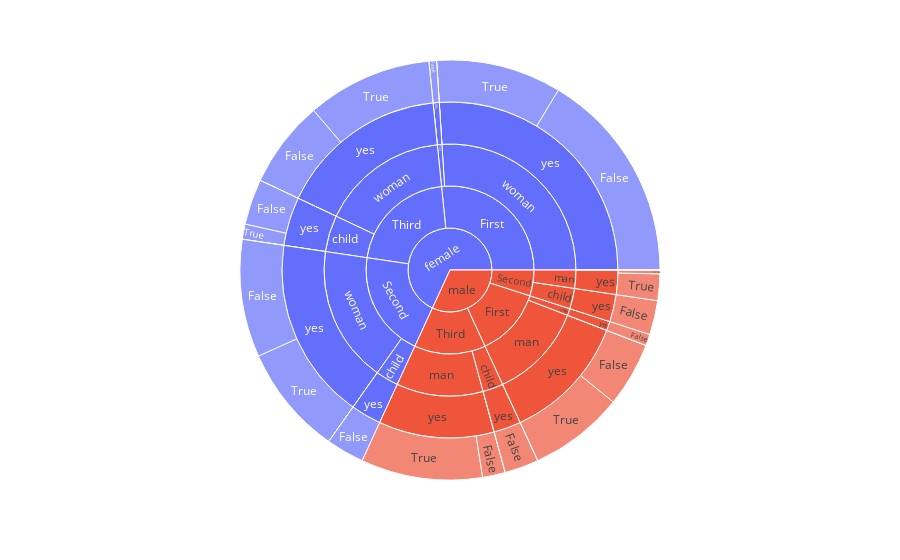

The notebook cell saved with this chart:
### Code cell
# sunburst plot in titanic dataset:
fig = px.sunburst(df,path=['sex','class', 'who','alive', 'alone'],values='survived',color='sex')
fig.show()

### Figure 1 — Plotly figure (JSON) as saved in the notebook; plotly's stock layout.template omitted (floating-point values rounded to 4 significant figures)
{"data": [{"branchvalues": "total", "customdata": [["female"], ["female"], ["female"], ["female"], ["female"], ["female"], ["female"], ["female"], ["female"], ["female"], ["female"], ["female"], ["female"], ["female"], ["female"], ["female"], ["female"], ["female"], ["female"], ["female"], ["female"], ["female"], ["female"], ["female"], ["female"], ["female"], ["female"], ["female"], ["female"], ["female"], ["female"], ["female"], ["female"], ["female"], ["female"], ["female"], ["female"], ["female"], ["female"], ["female"], ["male"], ["male"], ["male"], ["male"], ["male"], ["male"], ["male"], ["male"], ["male"], ["male"], ["male"], ["male"], ["male"], ["male"], ["male"], ["male"], ["male"], ["male"], ["male"], ["male"], ["male"], ["male"], ["male"], ["male"], ["male"], ["male"], ["male"], ["male"], ["male"], ["male"], ["male"], ["male"], ["male"], ["male"], ["male"], ["male"], ["male"]], "domain": {"x": [0, 1], "y": [0, 1]}, "hovertemplate": "labels=%{label}<br>survived=%{value}<br>parent=%{parent}<br>id=%{id}<br>sex=%{customdata[0]}<extra></extra>", "ids": ["female/Third/woman/yes", "female/Second/woman/no/True", "female/First/child/no/False", "female/First/child/yes/False", "female/First/woman/no/False", "female/First/woman/yes", "female/Second/child/yes", "female/Third/child/yes", "female/Third/child/no", "female/Second/woman/yes", "female/Third/woman/no", "female/Second/woman/no", "female/First/woman/no", "female/First/child/no", "female/First/child/yes", "female/First/woman", "female/Third/woman", "female/Second/child", "female/Third/child", "female/Second/woman", "female/First/child", "female/First", "female/Third", "female/Second", "female/First/woman/no/True", "female/Third/woman/no/True", "female", "female/Second/woman/yes/True", "female/Third/child/no/True", "female/First/woman/yes/False", "female/Third/woman/no/False", "female/Third/woman/yes/True", "female/Second/woman/yes/False", "female/Second/woman/no/False", "female/First/woman/yes/True", "female/Third/child/yes/False", "female/Third/child/yes/True", "female/Second/child/yes/False", "female/Third/woman/yes/False", "female/Third/child/no/False", "male/Third/man", "male/First/man", "male/Third/child", "male/Third/child/yes/False", "male/Second/man", "male/Second/child", "male/First/man/no/True", "male/First/child", "male/Third", "male/Third/man/no/True", "male/First", "male/Second", "male/First/child/yes", "male/Third/child/no/False", "male/Second/child/yes", "male/Third/child/yes", "male/First/man/yes/False", "male/Second/child/yes/False", "male/Third/man/yes/False", "male/First/child/yes/False", "male/Second/man/yes/False", "male/Third/child/no/True", "male/Third/man/no", "male/Third/man/yes/True", "male", "male/First/man/no", "male/Third/child/no", "male/First/man/no/False", "male/First/man/yes/True", "male/Second/man/yes", "male/Second/man/no/True", "male/Second/man/no", "male/First/man/yes", "male/Third/man/yes", "male/Second/man/no/False", "male/Second/man/yes/True", "male/Third/man/no/False"], "labels": ["yes", "True", "False", "False", "False", "yes", "yes", "yes", "no", "yes", "no", "no", "no", "no", "yes", "woman", "woman", "child", "child", "woman", "child", "First", "Third", "Second", "True", "True", "female", "True", "True", "False", "False", "True", "False", "False", "True", "False", "True", "False", "False", "False", "man", "man", "child", "False", "man", "child", "True", "child", "Third", "True", "First", "Second", "yes", "False", "yes", "yes", "False", "False", "False", "False", "False", "True", "no", "True", "male", "no", "no", "False", "True", "yes", "True", "no", "yes", "yes", "False", "True", "False"], "marker": {"colors": ["#636efa", "#636efa", "#636efa", "#636efa", "#636efa", "#636efa", "#636efa", "#636efa", "#636efa", "#636efa", "#636efa", "#636efa", "#636efa", "#636efa", "#636efa", "#636efa", "#636efa", "#636efa", "#636efa", "#636efa", "#636efa", "#636efa", "#636efa", "#636efa", "#636efa", "#636efa", "#636efa", "#636efa", "#636efa", "#636efa", "#636efa", "#636efa", "#636efa", "#636efa", "#636efa", "#636efa", "#636efa", "#636efa", "#636efa", "#636efa", "#EF553B", "#EF553B", "#EF553B", "#EF553B", "#EF553B", "#EF553B", "#EF553B", "#EF553B", "#EF553B", "#EF553B", "#EF553B", "#EF553B", "#EF553B", "#EF553B", "#EF553B", "#EF553B", "#EF553B", "#EF553B", "#EF553B", "#EF553B", "#EF553B", "#EF553B", "#EF553B", "#EF553B", "#EF553B", "#EF553B", "#EF553B", "#EF553B", "#EF553B", "#EF553B", "#EF553B", "#EF553B", "#EF553B", "#EF553B", "#EF553B", "#EF553B", "#EF553B"]}, "name": "", "parents": ["female/Third/woman", "female/Second/woman/no", "female/First/child/no", "female/First/child/yes", "female/First/woman/no", "female/First/woman", "female/Second/child", "female/Third/child", "female/Third/child", "female/Second/woman", "female/Third/woman", "female/Second/woman", "female/First/woman", "female/First/child", "female/First/child", "female/First", "female/Third", "female/Second", "female/Third", "female/Second", "female/First", "female", "female", "female", "female/First/woman/no", "female/Third/woman/no", "", "female/Second/woman/yes", "female/Third/child/no", "female/First/woman/yes", "female/Third/woman/no", "female/Third/woman/yes", "female/Second/woman/yes", "female/Second/woman/no", "female/First/woman/yes", "female/Third/child/yes", "female/Third/child/yes", "female/Second/child/yes", "female/Third/woman/yes", "female/Third/child/no", "male/Third", "male/First", "male/Third", "male/Third/child/yes", "male/Second", "male/Second", "male/First/man/no", "male/First", "male", "male/Third/man/no", "male", "male", "male/First/child", "male/Third/child/no", "male/Second/child", "male/Third/child", "male/First/man/yes", "male/Second/child/yes", "male/Third/man/yes", "male/First/child/yes", "male/Second/man/yes", "male/Third/child/no", "male/Third/man", "male/Third/man/yes", "", "male/First/man", "male/Third/child", "male/First/man/no", "male/First/man/yes", "male/Second/man", "male/Second/man/no", "male/Second/man", "male/First/man", "male/Third/man", "male/Second/man/no", "male/Second/man/yes", "male/Third/man/no"], "type": "sunburst", "values": [56.0, 0.0, 0.0, 2.0, 0.0, 89.0, 10.0, 16.0, 0.0, 60.0, 0.0, 0.0, 0.0, 0.0, 2.0, 89.0, 56.0, 10.0, 16.0, 60.0, 2.0, 91.0, 72.0, 70.0, 0.0, 0.0, 233.0, 29.0, 0.0, 56.0, 0.0, 33.0, 31.0, 0.0, 33.0, 12.0, 4.0, 10.0, 23.0, 0.0, 38.0, 42.0, 9.0, 9.0, 8.0, 9.0, 0.0, 3.0, 47.0, 0.0, 45.0, 17.0, 3.0, 0.0, 9.0, 9.0, 17.0, 9.0, 6.0, 3.0, 1.0, 0.0, 0.0, 32.0, 109.0, 0.0, 0.0, 0.0, 25.0, 8.0, 0.0, 0.0, 42.0, 38.0, 0.0, 7.0, 0.0]}], "layout": {"legend": {"tracegroupgap": 0}, "margin": {"t": 60}}}
